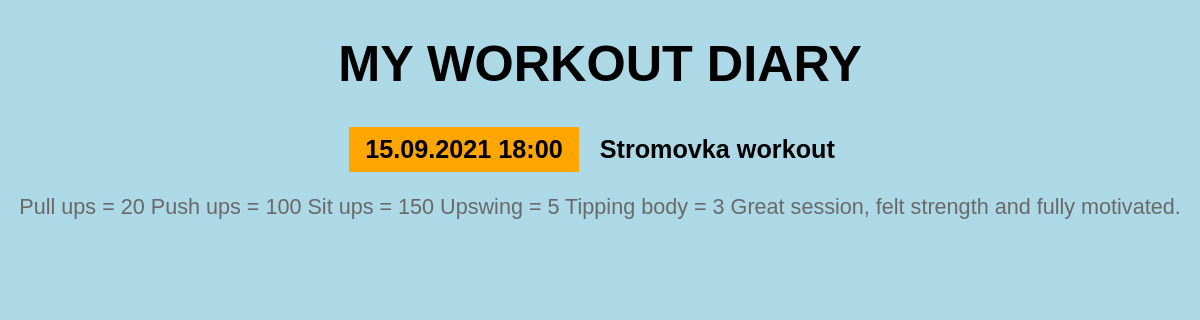
/workouts/2, run on the app's committed database.
### workout_diary/models.py (models this page shows, shortened)
class Workout(models.Model):
    title = models.CharField(max_length=200)
    content = models.TextField()
    date_of_workout = models.DateTimeField(default=timezone.now)

### workout_diary/views.py (the view)
# urls.py: path("workouts/<int:pk>", views.WorkoutDetailView.as_view(), name="workout-detail"),
class WorkoutDetailView(DetailView):
    model = Workout

### workout_diary/templates/workout_diary/workout_detail.html (shortened to what this page needs)
<!DOCTYPE html>
<html>
<head>
</head>
<body>
    {% extends "workout_diary/base.html" %}
    {% block content %}
        <article>
            <h2>{{ workout.date_of_workout|date:'d.m.Y H:i' }}</h2>
            <h3>{{ workout.title }}</h3>
            <p>{{ workout.content }}</p>
        </article>
    {% endblock %}

### workout_diary/static/workout_diary/diary.css (style rules this page uses)
* { box-sizing: border-box; }
body { font-family: sans-serif; font-size: 18px; background: lightblue; }
h2, h3 { font-size: 1.4em; margin: 0; display: inline-block; padding: 0.5rem 1rem; vertical-align: top; }
h2 { background-color: orange; }
article { margin-bottom: 0.5rem; text-align: center; }
p { font-size: 1.2em; line-height: 1.3em; color: dimgray; text-align: center; }

### data on the page
Workout: date_of_workout "15.09.2021 18:00", title "Stromovka workout", content "Pull ups = 20 Push ups = 100 Sit ups = 150 Upswing = 5 Tipping body = 3 Great session, felt strength and fully motivated."
